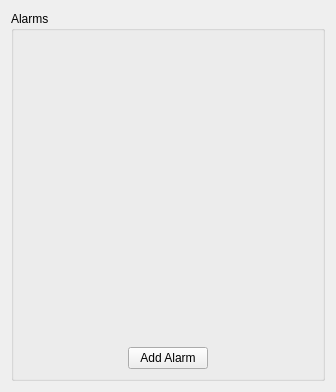
<?xml version="1.0" encoding="UTF-8"?>
<ui version="4.0">
 <class>Form</class>
 <widget class="QWidget" name="Form">
  <property name="geometry">
   <rect>
    <x>0</x>
    <y>0</y>
    <width>336</width>
    <height>392</height>
   </rect>
  </property>
  <property name="windowTitle">
   <string>Form</string>
  </property>
  <layout class="QGridLayout" name="gridLayout">
   <item row="0" column="0">
    <widget class="QGroupBox" name="alarmsBox">
     <property name="title">
      <string>Alarms</string>
     </property>
     <layout class="QGridLayout" name="gridLayout_2">
      <item row="1" column="2">
       <spacer name="horizontalSpacer_2">
        <property name="orientation">
         <enum>Qt::Horizontal</enum>
        </property>
        <property name="sizeHint" stdset="0">
         <size>
          <width>40</width>
          <height>20</height>
         </size>
        </property>
       </spacer>
      </item>
      <item row="1" column="1" alignment="Qt::AlignBottom">
       <widget class="QPushButton" name="addAlarmButton">
        <property name="text">
         <string>Add Alarm</string>
        </property>
       </widget>
      </item>
      <item row="1" column="0">
       <spacer name="horizontalSpacer">
        <property name="orientation">
         <enum>Qt::Horizontal</enum>
        </property>
        <property name="sizeHint" stdset="0">
         <size>
          <width>40</width>
          <height>20</height>
         </size>
        </property>
       </spacer>
      </item>
      <item row="0" column="0" colspan="3">
       <layout class="QVBoxLayout" name="alarmsListLayout"/>
      </item>
     </layout>
    </widget>
   </item>
  </layout>
 </widget>
 <resources/>
 <connections/>
</ui>
